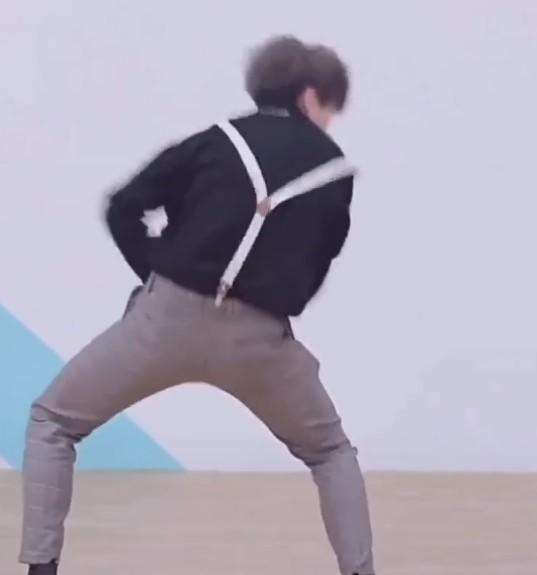
#> input picture 数字图像/image/pic1.jpg, 537 x 575 px
$ python '4_1叠加高斯噪声并滤波.py'
#> lines starting #> are read from the running program, lines starting #| are printed output that depends on the picture
from PIL import Image, ImageChops
import matplotlib.pyplot as plt
import numpy as np
import cv2
import random

# 4-1
def gasuss_noise(image, mean=0, var=0.02):
    image = np.array(image/255, dtype=float)
    noise = np.random.normal(mean, var ** 0.5, image.shape)
    out = image + noise
    if out.min() < 0:
        low_clip = -1.
    else:
        low_clip = 0.
    out = np.clip(out, low_clip, 1.0)
    out = np.uint8(out*255)
    return out


def shrink(img, size):
    h, w = img.shape[:2]
    return cv2.resize(img, (w//size, h//size))


img1 = cv2.imread('../image/pic1.jpg', 0)
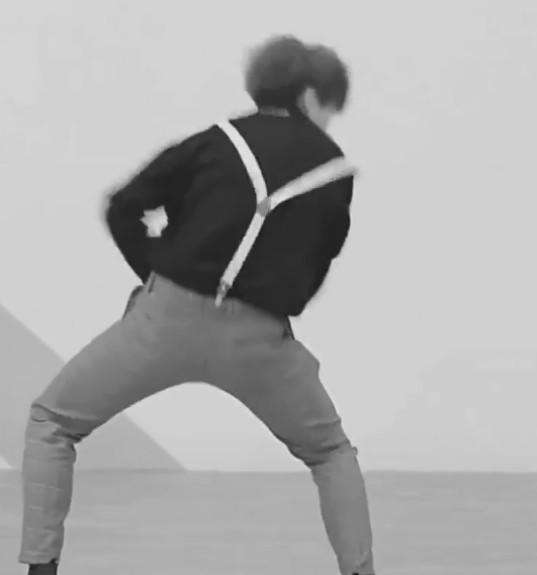
#> img1: shape (575, 537); min 21, max 238, mean 169.7

img1 = shrink(img1, 4)
img2 = gasuss_noise(img1)
#> in gasuss_noise, `out = image + noise`:
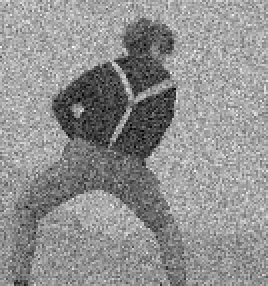
#> out: shape (143, 134) float64 (shown 2 times larger); min -0.246, max 1.36, mean 0.665; drawn with min black and max white
#> in gasuss_noise, `out = np.clip(out, low_clip, 1.0)`:
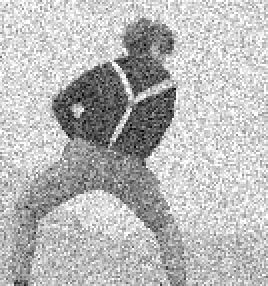
#> out: shape (143, 134) float64 (shown 2 times larger); min -0.246, max 1, mean 0.661; drawn with min black and max white
#> in gasuss_noise, `out = np.uint8(out*255)`:
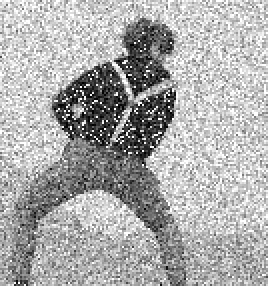
#> out: shape (143, 134) (shown 2 times larger); min 0, max 255, mean 171.1
img3 = cv2.blur(img2, (5, 5))
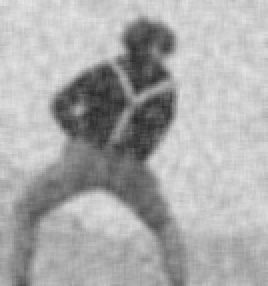
#> img3: shape (143, 134) (shown 2 times larger); min 41, max 228, mean 171.1
img4 = cv2.medianBlur(img2, 3)
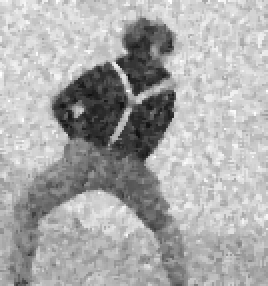
#> img4: shape (143, 134) (shown 2 times larger); min 15, max 255, mean 170.3


plt.figure('show image')
plt.subplot(2, 2, 1)
plt.imshow(img1, cmap='gray')
plt.title('original image')
plt.axis('off')

plt.subplot(2, 2, 2)
plt.imshow(img2, cmap='gray')
plt.title('gasuss noise image')
plt.axis('off')

plt.subplot(2, 2, 3)
plt.imshow(img3, cmap='gray')
plt.title('mean filter')

plt.subplot(2, 2, 4)
plt.imshow(img4, cmap='gray')
plt.title('median filter')

plt.show()

$ run again, with 数字图像/image/pic2.jpg copied over 数字图像/image/pic1.jpg
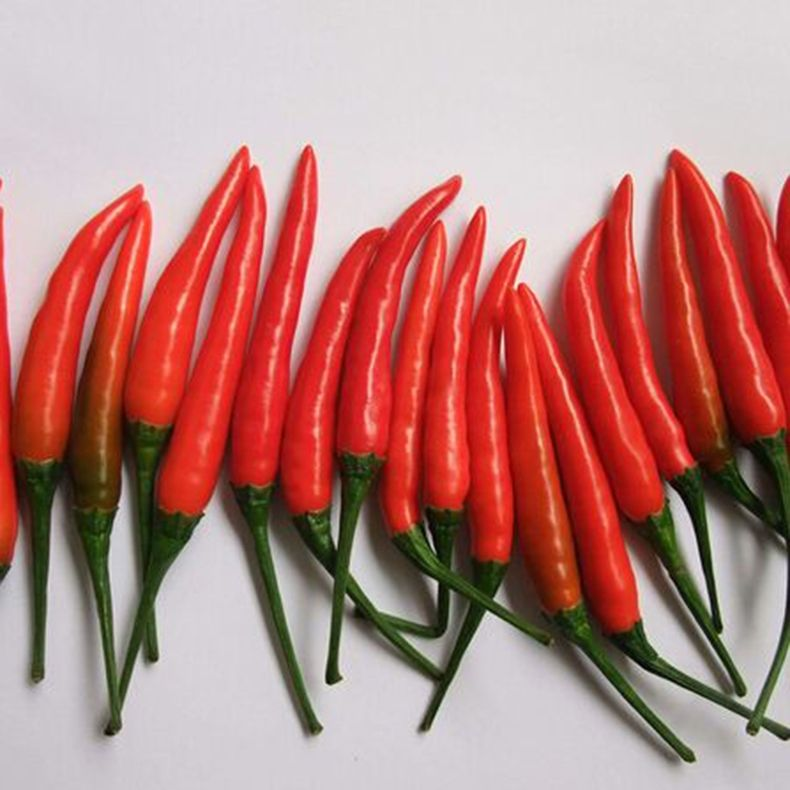
#> input picture 数字图像/image/pic2.jpg, 790 x 790 px
#> in gasuss_noise, `out = np.uint8(out*255)`:
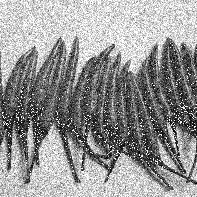
#> out: shape (197, 197); min 0, max 255, mean 148.7
#> `img4 = cv2.medianBlur(img2, 3)`:
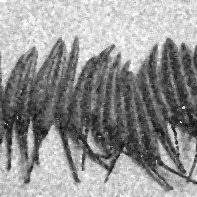
#> img4: shape (197, 197); min 9, max 255, mean 146.9
